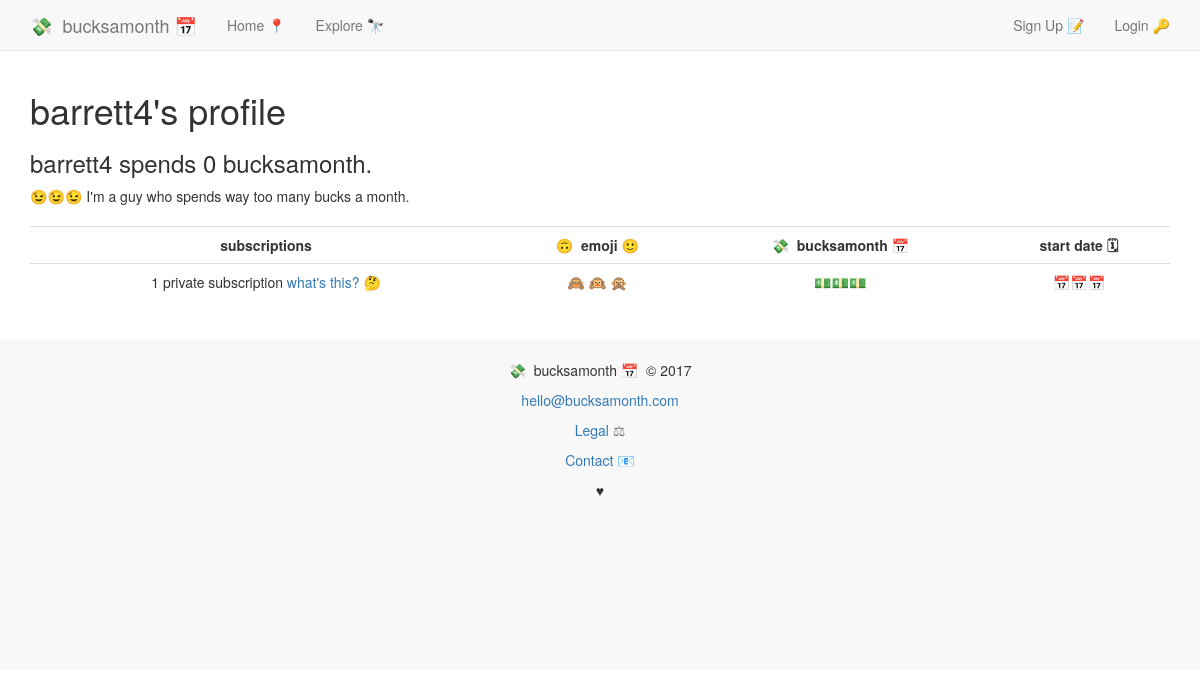
Page /users/25/ on the committed database.
### accounts/models.py (models this page shows, shortened)
class UserProfile(models.Model):
	user = models.OneToOneField(User)
	description = models.CharField(max_length=100, default='')
	twitter = models.CharField(max_length=100, default='')
	emoji = models.CharField(max_length=10, default='')
	def __str__(self):
		return self.user.username

### users/views.py (the view)
# urls.py: url(r'^(?P<pk>[0-9]+)/$', UserProfileView.as_view(), name='view_profile'),
class UserProfileView(TemplateView):
	template_name = 'users/user_profile_view.html' #'users/user_profile_view.html'
	def get_context_data(self, **kwargs):
		context = super(UserProfileView, self).get_context_data(**kwargs)
		context['user_'] = User.objects.get(id=self.kwargs['pk'])
		context['user_p'] = UserProfile.objects.get(user=context['user_'])
		context['subscriptions'] = Subscription.objects.filter(user=context['user_p'], wishlist=False, private=False)
		private = Subscription.objects.filter(user=context['user_p'], wishlist=False, private=True)
		private = private.count()
		context['private'] = private
		context['wishlist'] = Subscription.objects.filter(user=context['user_p'], wishlist=True)
		context['bucksamonth'] = sum([subscription.bucksamonth for subscription in context['subscriptions']])
		print(context)
		return context

### users/templates/users/user_profile_view.html (shortened to what this page needs)
{% extends 'base.html' %}
{% block content %}
{% include 'nav.html' %}
<div class="container">
<h1>{{ user_.username }}'s profile{% if user.id == user_.id %} <h4>(this is <a href="{% url 'accounts:profile' %}">you</a>)</h4>{% endif %}</h1>
<h3>{{ user_.username }} spends {{ bucksamonth | floatformat:"0" }} bucksamonth.</h3>
{{ user_p.emoji }}
{{ user_p.description }}
<br><br>
<table style="text-align:center;" class="table">
	<tr>
		<td><b>subscriptions</b></td>
		<td><b>🙃&nbsp;&nbsp;emoji&nbsp;🙂</b></td>
		<td><strong>💸&nbsp;&nbsp;bucksamonth 📅</strong></td>
		<td><strong>start date&nbsp;🗓</strong></td>
	</tr>
{% if private > 0 %}<tr>
	<td>{{ private }} private subscription{% if private > 1 %}s{% endif %} <a href="#">what's this? 🤔</a></td>
	<td>🙈 🙉 🙊</td>
	<td>💵💵💵</td>
	<td>📅📅📅</td>
</tr>{% endif %}
</table>
</div>
{% endblock %}

### static/css/main.css (style rules this page uses)
body { min-height: 200px; padding-top: 70px; padding-bottom: 20px; }

### rows in the picture
UserProfile: emoji "😉😉😉", description "I'm a guy who spends way too many bucks a month."

### other values in the picture
{{ user_.username }} "barrett4"
{{ bucksamonth | floatformat:"0" }} "0"
{{ private }} "1"
